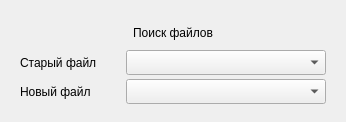
          <widget class="QWidget" name="tab_merge_01">
           <attribute name="title">
            <string>Поиск</string>
           </attribute>
           <layout class="QGridLayout" name="gridLayout_12">
            <item row="0" column="0">
             <widget class="QWidget" name="widget_search" native="true">
              <property name="sizePolicy">
               <sizepolicy hsizetype="Expanding" vsizetype="Fixed">
                <horstretch>0</horstretch>
                <verstretch>0</verstretch>
               </sizepolicy>
              </property>
              <property name="minimumSize">
               <size>
                <width>0</width>
                <height>100</height>
               </size>
              </property>
              <property name="maximumSize">
               <size>
                <width>16777215</width>
                <height>100</height>
               </size>
              </property>
              <layout class="QGridLayout" name="gridLayout_11">
               <item row="1" column="1">
                <widget class="QComboBox" name="box_old">
                 <property name="sizePolicy">
                  <sizepolicy hsizetype="Expanding" vsizetype="Fixed">
                   <horstretch>0</horstretch>
                   <verstretch>0</verstretch>
                  </sizepolicy>
                 </property>
                 <property name="minimumSize">
                  <size>
                   <width>200</width>
                   <height>25</height>
                  </size>
                 </property>
                 <property name="maximumSize">
                  <size>
                   <width>16777215</width>
                   <height>25</height>
                  </size>
                 </property>
                </widget>
               </item>
               <item row="0" column="0" colspan="2">
                <widget class="QLabel" name="label_titleSearch">
                 <property name="sizePolicy">
                  <sizepolicy hsizetype="Expanding" vsizetype="Fixed">
                   <horstretch>0</horstretch>
                   <verstretch>0</verstretch>
                  </sizepolicy>
                 </property>
                 <property name="minimumSize">
                  <size>
                   <width>0</width>
                   <height>25</height>
                  </size>
                 </property>
                 <property name="maximumSize">
                  <size>
                   <width>16777215</width>
                   <height>25</height>
                  </size>
                 </property>
                 <property name="text">
                  <string>Поиск файлов</string>
                 </property>
                 <property name="alignment">
                  <set>Qt::AlignCenter</set>
                 </property>
                </widget>
               </item>
               <item row="1" column="0">
                <widget class="QLabel" name="label_old01">
                 <property name="sizePolicy">
                  <sizepolicy hsizetype="Fixed" vsizetype="Fixed">
                   <horstretch>0</horstretch>
                   <verstretch>0</verstretch>
                  </sizepolicy>
                 </property>
                 <property name="minimumSize">
                  <size>
                   <width>100</width>
                   <height>25</height>
                  </size>
                 </property>
                 <property name="maximumSize">
                  <size>
                   <width>100</width>
                   <height>25</height>
                  </size>
                 </property>
                 <property name="text">
                  <string>Старый файл</string>
                 </property>
                </widget>
               </item>
               <item row="2" column="1">
                <widget class="QComboBox" name="box_new">
                 <property name="sizePolicy">
                  <sizepolicy hsizetype="Expanding" vsizetype="Fixed">
                   <horstretch>0</horstretch>
                   <verstretch>0</verstretch>
                  </sizepolicy>
                 </property>
                 <property name="minimumSize">
                  <size>
                   <width>200</width>
                   <height>25</height>
                  </size>
                 </property>
                 <property name="maximumSize">
                  <size>
                   <width>16777215</width>
                   <height>25</height>
                  </size>
                 </property>
                </widget>
               </item>
               <item row="2" column="0">
                <widget class="QLabel" name="label_new01">
                 <property name="sizePolicy">
                  <sizepolicy hsizetype="Fixed" vsizetype="Fixed">
                   <horstretch>0</horstretch>
                   <verstretch>0</verstretch>
                  </sizepolicy>
                 </property>
                 <property name="minimumSize">
                  <size>
                   <width>100</width>
                   <height>25</height>
                  </size>
                 </property>
                 <property name="maximumSize">
                  <size>
                   <width>100</width>
                   <height>25</height>
                  </size>
                 </property>
                 <property name="text">
                  <string>Новый файл</string>
                 </property>
                </widget>
               </item>
              </layout>
             </widget>
            </item>
           </layout>
          </widget>
